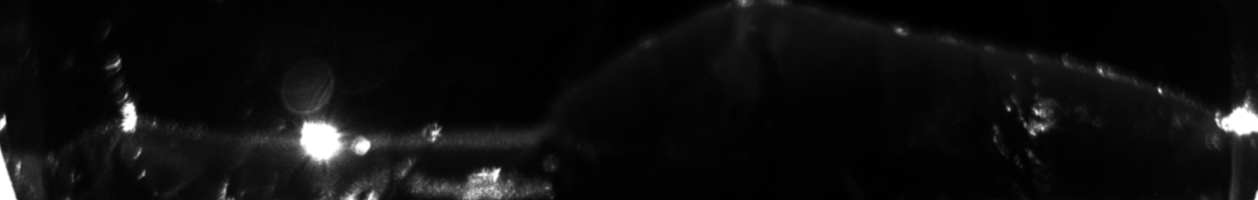
//> input picture transparency_test/test_img/NBU_20230720_location/ROI/2023_07_20_15_29_01_307_ROI_.bmp, 1258 x 200 px
$ ./main   (built with g++ and OpenCV 4)
//> lines starting //> are read from the running program, lines starting //| are printed output that depends on the picture
### DBSCAN_test/dbscanImg.h
#include <cmath>
#include <vector>
#include <opencv2/opencv.hpp>

using namespace std;

// 样本点的类
class samp_point
{
public:
    float x;    //x坐标
    float y;    //y坐标
    float z;    //像素值
    int cluster;    //簇的序号，为-1则表示不属于任何簇
    int pointType;   //1 噪点 2 边界点 3 核心点
    int visited;     // 1 - 已访问   0 - 未访问
    int pts;        //该点周围邻域内的点数

    samp_point()     //析构函数初始化
    {
        cluster = -1;
        pointType = 1;
        visited = 0;
        pts = 0;
    }
};


// 领域内点的类
class neps_point
{
public:
    samp_point a;    //点
    int index;  //点在原点集中的索引
};


// 记录每一个邻域点所属于的核心点的类：
class neps_list
{
public:
    int c_idx;    //该邻域内点所属核心点的索引
    int n_idx;    //该邻域内点的索引
};


float squareDistance(samp_point a, samp_point b);   // 求曼哈顿距离代码
vector<samp_point> load_mat_to_array(cv::Mat img);  // 将Mat矩阵载入samp_point数组中的代码
void show_cluster_img(vector<vector<samp_point>> Clusters, cv::Mat &img, int row, int col); // 把灰度图中的所有像素点分类之后，给每一类像素点进行着色的代码，其中每一类都着不同的颜色
vector<vector<samp_point>> Dbscan(vector<samp_point> &p, float Eps, int MinPts);    // Dbscan算法实现

### DBSCAN_test/dbscan.h
#if !defined(_DBSCAN_H_INCLUDED_)
#define _DBSCAN_H_INCLUDED_

#include <iostream>
#include <sstream>
#include <fstream>
#include <vector>
#include <ctime>
#include <cstdlib>
#include <limits>
#include <cmath>
#include <stack>
#include <map>

using namespace std;

enum
{
	pointType_UNDO,
	pointType_NOISE,
	pointType_BORDER,
	pointType_CORE

};

class point{
public:
	float x;
	float y;
	int cluster;
	int pointType;  //1 noise 2 border 3 core
	int pts;        //points in MinPts
	int corePointID;
	vector<int> corepts;
	int  visited;
	void init( );
	point () ;
	// [5 lines left out: function point, not called in this run]
};


float stringToFloat(string i);
vector<point> openFile(const char* dataset);
float squareDistance(point a,point b);
void DBSCAN(vector<point> &dataset,float Eps,int MinPts);
#endif

### DBSCAN_test/dbscanImg.cpp
#include "dbscanImg.h"


// 求曼哈顿距离
float squareDistance(samp_point a, samp_point b)
{
    return ((abs(a.x - b.x) + abs(a.y - b.y)) + abs(a.z-b.z));
}

// 将Mat矩阵载入samp_point数组
vector<samp_point> load_mat_to_array(cv::Mat img)
{
    vector<samp_point> p;
    samp_point tmp;
    for(int i = 0; i < img.rows; i++)
    {
        for(int j = 0; j < img.cols; j++)
        {
            tmp.x = (float)j;   // x坐标
            tmp.y = (float)i;   // y坐标
            tmp.z = (float)img.ptr<uchar>(i)[j];   // 像素值z
            p.push_back(tmp);
        }
    }
    return p;
}

// 把灰度图中的所有像素点分类之后，给每一类像素点进行着色的代码，其中每一类都着不同的颜色
#define randomInt(a, b) (rand() % (b - a + 1) + a)

void show_cluster_img(vector<vector<samp_point>> Clusters, cv::Mat &img, int row, int col)
{
    cv::Mat img_tmp = cv::Mat::zeros(row, col, CV_8UC3);

    srand((unsigned)time(NULL));
    for(int i = 0; i < Clusters.size(); i++)   //打印分类结果
    {
        int r = randomInt(0, 255);
        int b = randomInt(0, 255);
        int g = randomInt(0, 255);
        std::cout << "color: " << "r=" << r << "\tb=" << b << "\tg=" << g << std::endl;
        for(int j = 0; j < Clusters[i].size(); j++)
        {
            int x = (int)Clusters[i][j].x;
            int y = (int)Clusters[i][j].y;

            if(x >= 0 && x < col && y >= 0 && y < row)
            {
                img_tmp.at<cv::Vec3b>(y, x)[0] = r;
                img_tmp.at<cv::Vec3b>(y, x)[1] = b;
                img_tmp.at<cv::Vec3b>(y, x)[2] = g;
            }
        }

    }

    img_tmp.copyTo(img);

}

// Dbscan算法实现
vector<vector<samp_point>> Dbscan(vector<samp_point> &p, float Eps, int MinPts)
{
  vector<vector<neps_list>> c_p(p.size());   //记录每一个点的邻域点集
  for(int i=0; i < p.size(); i++)
  {
    for(int j=i; j < p.size(); j++)
    {
      if(squareDistance(p[i], p[j]) < Eps)
      {
        p[i].pts++;    //计数邻域内的点数
        neps_list t;
        t.c_idx = i;
        t.n_idx = j;
        c_p[i].push_back(t);   //将点j加入点i的邻域点集中


        if(i != j)
        {
          p[j].pts++;
          t.c_idx = j;
          t.n_idx = i;
          c_p[j].push_back(t);    //将点i加入点j的邻域点集中
        }
      }
    }
  }


  for(int i = 0; i < p.size(); i++)   //判断邻域内的点数是否达到MinPts，达到则认为是核心点
  {
    if(p[i].pts >= MinPts)    //如果索引i的点是核心点，则标记其邻域所有点
    {
      p[i].pointType = 3;    //标记核心点
    }
  }


  vector<vector<samp_point>> Clusters;    //簇集合


  int len = p.size();


  int cluster_num = -1;    //簇号初始化为-1


  for(int i = 0; i < len; i++)   //循环遍历每一个点
  {
    if(p[i].visited == 1)    //如果当前点已经被访问，则跳过
      continue;


    p[i].visited = 1;     //如果当前点未被访问，则标记为已访问


    if(p[i].pointType == 3)    //如果当前点为核心点
    {
      vector<samp_point> C;   //新建一个簇
      cluster_num++;   //簇序号加1
      C.push_back(p[i]);   //将当前核心点加入到新建的簇中
      p[i].cluster = cluster_num;   //将当前的簇序号赋值给该点的所属簇序号

      vector<neps_point> N;  //求当前核心点的邻域点集合
      for(int k = 0; k < c_p[i].size(); k++)
      {
        neps_point tt;
        tt.a = p[c_p[i][k].n_idx];
        tt.index = c_p[i][k].n_idx;
        N.push_back(tt);
      }


      for(int j = 0; j < N.size(); j++)   //遍历邻域点集合中的所有点
      {
        if(p[N[j].index].visited == 0)   //通过index访问原点集中的当前邻域点，如果未被访问，则往下执行
        {
          p[N[j].index].visited = 1;   //在原点集中标记该点为已访问
          N[j].a.visited = 1;         //同时在邻域点集中标记该点为已访问


          if(p[N[j].index].pointType == 3)
          {
            for(int k = 0; k < c_p[N[j].index].size(); k++)
            {
              neps_point tt;
              tt.a = p[c_p[N[j].index][k].n_idx];
              tt.index = c_p[N[j].index][k].n_idx;
              N.push_back(tt);
            }
          }


          if(N[j].a.cluster == -1)   //如果当前遍历点尚未加入任何簇
          {
            C.push_back(p[N[j].index]);    //将该点加入新建的簇中
            N[j].a.cluster = cluster_num;   //将当前的簇序号赋值给该点的所属簇序号
            p[N[j].index].cluster = cluster_num;   //将当前的簇序号赋值给该点的所属簇序号
          }
        }
      }
      Clusters.push_back(C);    //将新建的簇加入簇集合中
      printf("Clusters.size() = %zu\n", Clusters.size());
    }

  }


  return Clusters;
}

### DBSCAN_test/main.cpp
#include "dbscan.h"
#include "dbscanImg.h"

void test_dbscan()
{
	vector<point> dataset;
	// [12 lines of commented-out code are left out]

	point p1(1, 2, 0);
	dataset.push_back(p1);
	point p2(2, 2, 1);
	dataset.push_back(p2);
	point p3(2, 3, 2);
	dataset.push_back(p3);
	point p4(8, 7, 3);
	dataset.push_back(p4);
	point p5(8, 8, 4);
	dataset.push_back(p5);
	point p6(25, 80, 5);
	dataset.push_back(p6);
	DBSCAN(dataset, 3, 2);

	for (int i = 0; i < 6; i++) {
		cout << "第" << i + 1 << "个数据: " << dataset[i].x << "," << dataset[i].y << "," << dataset[i].cluster << "\n";//cluster为聚类结果的标签，从0开始，eg:0,1,2,3,4,5
	}
}

void test_dbscanImg()
{
	cv::Mat img = cv::imread("/home/wanyel/vs_code/exact_center/transparency_test/test_img/NBU_20230720_location/ROI/2023_07_20_15_29_01_307_ROI_.bmp", cv::IMREAD_GRAYSCALE);
//> img is the input picture: 200 rows x 1258 cols, CV_8UC1; min 1, max 255, mean 14.6
	cv::resize(img, img, cv::Size(round(img.cols*0.5), round(img.rows*0.5)), 2);
//> img: 100 rows x 629 cols, CV_8UC1
	cv::imshow("img", img);

	vector<samp_point> p = load_mat_to_array(img);
//> after the loop in load_mat_to_array, `for(int i = 0; i < img.rows; i++)`: p = 62900 items
//> p = 62900 items

	printf("p.size() = %zu\n", p.size());
//| p.size() = 62900

	vector<vector<samp_point>> Clusters = Dbscan(p, 8, 10);
//> in Dbscan, `int len = p.size();`: len = 62900
//> the loop in Dbscan, `for(int i = 0; i < len; i++)` made 62900 passes
//> cluster_num on pass 1: 0
//| Clusters.size() = 1
//> (output is shown up to pass 1 of 62900)
//> after the loop in Dbscan, `for(int i = 0; i < len; i++)`: cluster_num = 24; Clusters = 25 items
//> Clusters = 25 items

	cv::Mat rst;
	show_cluster_img(Clusters, rst, img.rows, img.cols);  //显示分类结果
//> the loop in show_cluster_img, `for(int i = 0; i < Clusters.size(); i++)` made 25 passes
//| color: r=134	b=182	g=141
//| color: r=212	b=212	g=115
//| color: r=214	b=66	g=201
//| color: r=229	b=121	g=128
//| color: r=119	b=231	g=132
//| color: r=125	b=0	g=45
//| color: r=38	b=62	g=19
//| color: r=128	b=185	g=43
//> (output is shown up to pass 8 of 25)
//> after the loop in show_cluster_img, `for(int i = 0; i < Clusters.size(); i++)`:
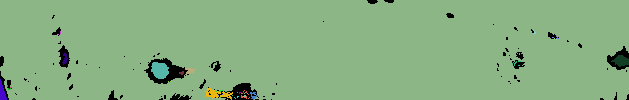
//> img_tmp: 100 rows x 629 cols, CV_8UC3; mean B, G, R 129.5, 175.6, 136.1

	cv::imshow("rst", rst);
	cv::waitKey(0);

}

int main(int argc, char** argv)
{
	/* ============== 算法耗时分析 ========================== */
	clock_t begin, end;
	begin = clock();

	/* ===== 测试第一种dbscan算法 ======= */
	// test_dbscan();

	/* ===== 测试第二种dbscanImg算法 ======= */
	// time cost 249956 ms, 耗时太久
	test_dbscanImg();

	end = clock();
	std::cout << "algorithm costs:" << double(end - begin) / 1000 << "ms" << std::endl;


	return 0;
}

$ run again, with transparency_test/test_img/NBU_20230720_location/ROI/2023_07_20_15_27_48_643_ROI_.bmp copied over transparency_test/test_img/NBU_20230720_location/ROI/2023_07_20_15_29_01_307_ROI_.bmp
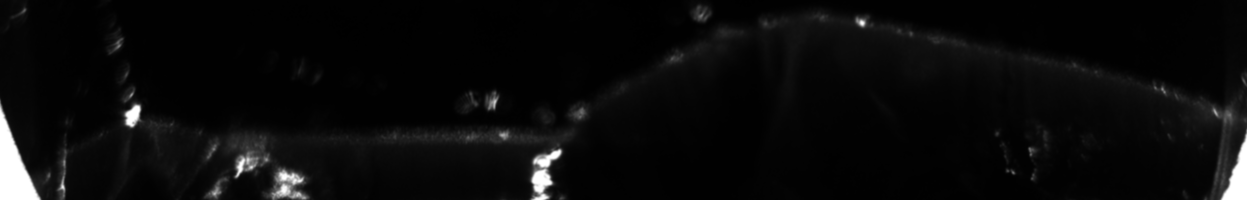
//> input picture transparency_test/test_img/NBU_20230720_location/ROI/2023_07_20_15_27_48_643_ROI_.bmp, 1247 x 200 px
//> in test_dbscanImg, img is the input picture: 200 rows x 1247 cols, CV_8UC1; min 0, max 255, mean 10.8
//> img: 100 rows x 624 cols, CV_8UC1
//> after the loop in load_mat_to_array, `for(int i = 0; i < img.rows; i++)`: p = 62400 items
//| p.size() = 62400
//> len = 62400
//> the loop in Dbscan, `for(int i = 0; i < len; i++)` made 62400 passes
//> cluster_num on passes 1, 2224: 0, 1
//> (printed output is left out)
//> after the loop in Dbscan, `for(int i = 0; i < len; i++)`: cluster_num = 11; Clusters = 12 items
//> the loop in show_cluster_img, `for(int i = 0; i < Clusters.size(); i++)` made 12 passes
//| color: r=134	b=182	g=141
//| color: r=212	b=212	g=115
//| color: r=214	b=66	g=201
//| color: r=229	b=121	g=128
//| color: r=119	b=231	g=132
//> (output is shown up to pass 5 of 12)
//> after the loop in show_cluster_img, `for(int i = 0; i < Clusters.size(); i++)`:
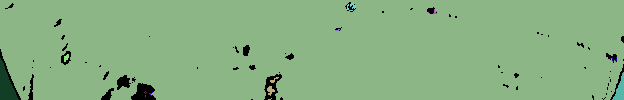
//> img_tmp: 100 rows x 624 cols, CV_8UC3; mean B, G, R 130.1, 176.5, 136.4

$ run again, with transparency_test/test_img/NBU_20230720_location/ROI/2023_07_20_16_00_28_262_blue_ROI_.bmp copied over transparency_test/test_img/NBU_20230720_location/ROI/2023_07_20_15_29_01_307_ROI_.bmp
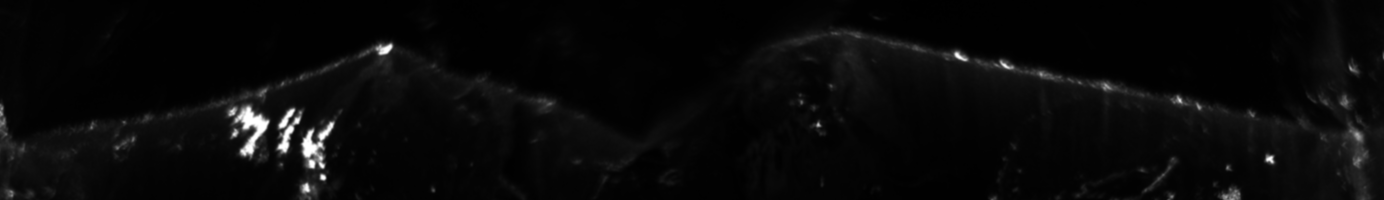
//> input picture transparency_test/test_img/NBU_20230720_location/ROI/2023_07_20_16_00_28_262_blue_ROI_.bmp, 1384 x 200 px
//> in test_dbscanImg, img is the input picture: 200 rows x 1384 cols, CV_8UC1; min 0, max 255, mean 9.1
//> img: 100 rows x 692 cols, CV_8UC1
//> after the loop in load_mat_to_array, `for(int i = 0; i < img.rows; i++)`: p = 69200 items
//| p.size() = 69200
//> len = 69200
//> the loop in Dbscan, `for(int i = 0; i < len; i++)` made 69200 passes
//> cluster_num on passes 1, 11500: 0, 1
//> (printed output is left out)
//> after the loop in Dbscan, `for(int i = 0; i < len; i++)`: cluster_num = 16; Clusters = 17 items
//> the loop in show_cluster_img, `for(int i = 0; i < Clusters.size(); i++)` made 17 passes
//| color: r=134	b=182	g=141
//| color: r=212	b=212	g=115
//| color: r=214	b=66	g=201
//| color: r=229	b=121	g=128
//| color: r=119	b=231	g=132
//> (output is shown up to pass 5 of 17)
//> after the loop in show_cluster_img, `for(int i = 0; i < Clusters.size(); i++)`:
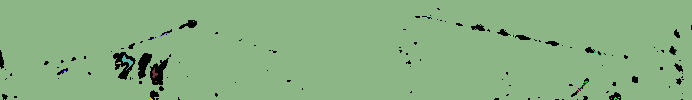
//> img_tmp: 100 rows x 692 cols, CV_8UC3; mean B, G, R 130.1, 176.7, 136.8
